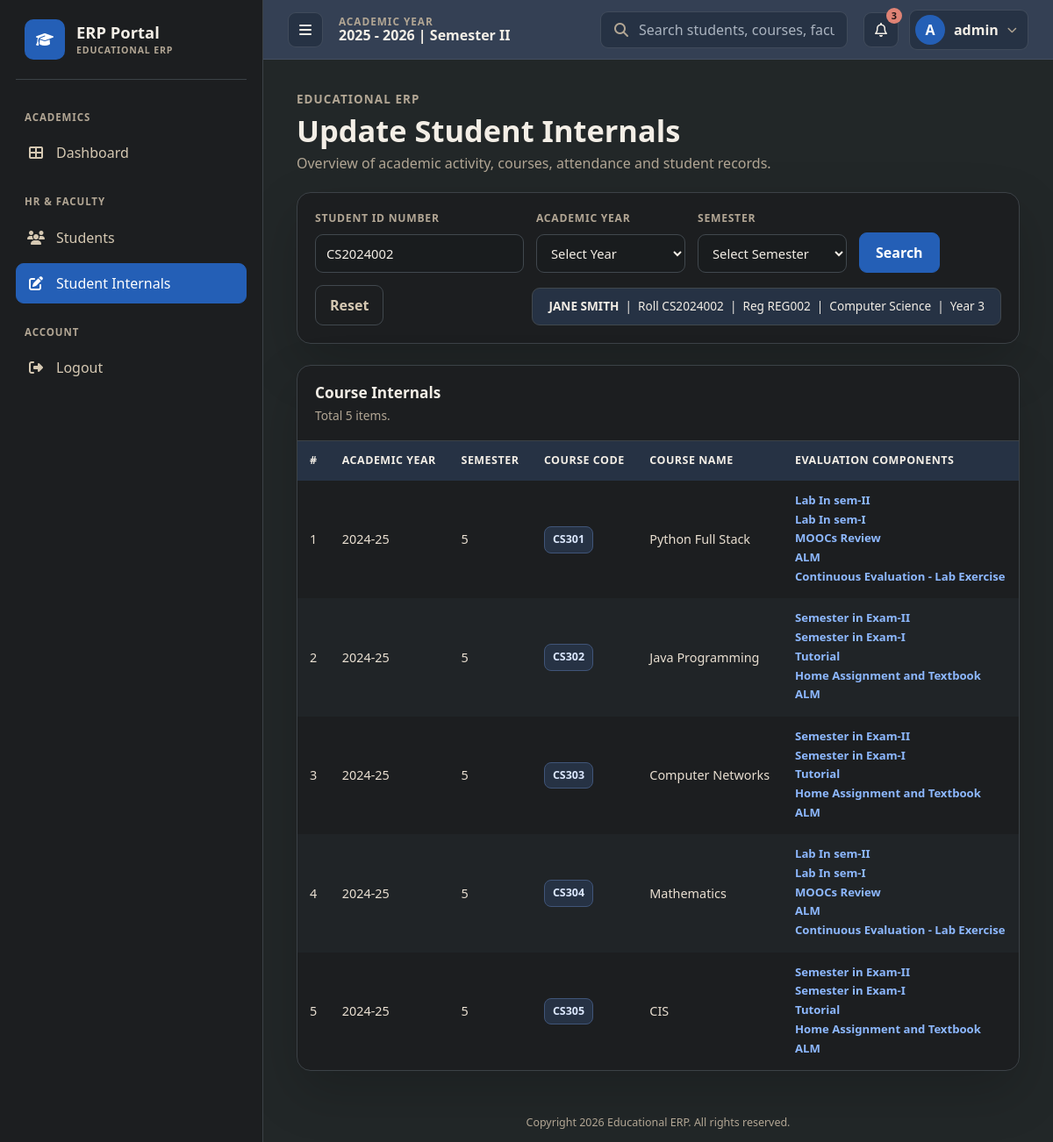
The page /internals/update/?roll=CS2024002 (signed in) on the database its author committed.
### users/models.py (models this page shows, shortened)
class CustomUser(AbstractUser):
    ROLE_CHOICES = (
        ('admin', 'Admin'),
        ('administrator', 'Administrator'),
        ('teacher', 'Faculty'),
        ('student', 'Student'),
    )
    role = models.CharField(max_length=20, choices=ROLE_CHOICES)
    phone = models.CharField(max_length=15, blank=True, null=True)

### students/models.py (models this page shows, shortened)
class Student(models.Model):
    user = models.OneToOneField(settings.AUTH_USER_MODEL, on_delete=models.CASCADE)
    roll_number = models.CharField(max_length=20, unique=True)
    registration_number = models.CharField(max_length=50, unique=True)
    date_of_birth = models.DateField()
    phone = models.CharField(max_length=15)
    address = models.TextField()
    department = models.CharField(max_length=100)
    year = models.IntegerField()
    semester = models.IntegerField()
    photo = models.ImageField(upload_to='student_photos/', blank=True, null=True)

class Grade(models.Model):
    student = models.ForeignKey(Student, on_delete=models.CASCADE, related_name='grades')
    course = models.ForeignKey(Course, on_delete=models.CASCADE, null=True, blank=True)
    course_code = models.CharField(max_length=20)
    course_desc = models.CharField(max_length=200)
    credits = models.IntegerField(default=3)
    internal_marks = models.FloatField(default=0)
    external_marks = models.FloatField(default=0)
    total_marks = models.FloatField(default=0)
    grade = models.CharField(max_length=5, blank=True)
    grade_points = models.FloatField(default=0)
    academic_year = models.CharField(max_length=20)
    semester = models.CharField(max_length=20)

### students/views.py (the view, shortened to what this page needs)
# urls.py: path('internals/update/', views.update_internals, name='update_internals'),
@login_required
def update_internals(request):
    if not (
        request.user.is_staff
        or request.user.is_superuser
        or getattr(request.user, 'role', '') in ['teacher', 'admin', 'administrator']
    ):
        return redirect('home')
    years = ['2024-2025', '2025-2026']
    selected_student_id = request.GET.get('student_id', '').strip() or request.GET.get('roll', '').strip()
    selected_year = request.GET.get('year', '')
    selected_sem  = request.GET.get('sem', '')
    selected_student = None
    courses = []
    if selected_student_id:
        try:
            student_filters = Q(roll_number__iexact=selected_student_id) | Q(registration_number__iexact=selected_student_id)
            if selected_student_id.isdigit():
                student_filters = student_filters | Q(pk=int(selected_student_id))
            selected_student = Student.objects.select_related('user').get(student_filters)
            qs = selected_student.grades.all()
            if selected_year:
                qs = qs.filter(academic_year=selected_year)
            if selected_sem:
                qs = qs.filter(semester=selected_sem)
            courses = list(qs.order_by('academic_year','semester','course_code'))
        except Student.DoesNotExist:
            pass
    return render(request, 'students/update_internals.html', {
        'years': years,
        'selected_student_id': selected_student_id,
        'selected_year': selected_year,
        'selected_sem': selected_sem,
        'selected_student': selected_student,
        'courses': courses,
    })

### students/context_processors.py (called while the page is built)
def sidebar_students(request):
    if request.user.is_authenticated and (request.user.is_staff or request.user.is_superuser):
        students = Student.objects.select_related('user').order_by('roll_number')
        return {'sidebar_students': students}
    return {'sidebar_students': []}

### templates/students/update_internals.html (shortened to what this page needs)
{% extends 'base.html' %}
{% block content %}
<div class="page-header">Update Student Internals</div>
<div class="filter-bar">
  <div class="fgroup">
    <label>Student ID Number</label>
    <input type="text" id="studentIdInput" placeholder="Enter Roll No / Registration No / Student ID" value="{{ selected_student_id }}" onkeydown="if(event.key==='Enter') applyFilters()"/>
  </div>
  <div class="fgroup">
    <label>Academic Year</label>
    <select id="yearSel">
      <option value="">Select Year</option>
    </select>
  </div>
  <div class="fgroup">
    <label>Semester</label>
    <select id="semSel">
      <option value="">Select Semester</option>
    </select>
  </div>
  <button class="btn-search" onclick="applyFilters()">Search</button>
  <a href="{% url 'update_internals' %}" class="btn-reset">Reset</a>
  {% if selected_student %}
  <div style="margin-left:auto;background:#263244;border:1px solid var(--field-line);color:var(--text);border-radius:9px;padding:10px 18px;font-size:.85rem;">
    <b>{{ selected_student.user.get_full_name|default:selected_student.user.username|upper }}</b>
    &nbsp;|&nbsp; Roll {{ selected_student.roll_number }}
    &nbsp;|&nbsp; Reg {{ selected_student.registration_number }}
    &nbsp;|&nbsp; {{ selected_student.department }}
    &nbsp;|&nbsp; Year {{ selected_student.year }}
  </div>
  {% endif %}
</div>
{% if courses %}
<div class="data-table-wrap">
  <div class="tbl-header">
    <div>
      <div class="tbl-title">Course Internals</div>
      <div class="total-badge">Total {{ courses|length }} items.</div>
    </div>
  </div>
  <div style="overflow-x:auto;">
    <table class="erp-table">
      <thead>
        <tr>
          <th>#</th><th>Academic Year</th><th>Semester</th>
          <th>Course Code</th><th>Course Name</th><th>Evaluation Components</th>
        </tr>
      </thead>
      <tbody>
        {% for c in courses %}
        <tr>
          <td>{{ forloop.counter }}</td>
          <td>{{ c.academic_year }}</td>
          <td>{{ c.semester }}</td>
          <td><span class="badge-code">{{ c.course_code }}</span></td>
          <td>{{ c.course_desc }}</td>
          <td>
            {% if c.credits == 4 %}
              <a href="#" class="eval-link" onclick="openEdit('{{ c.course_code }}','{{ c.course_desc }}','Lab In sem-II',{{ c.pk }}); return false;">Lab In sem-II</a>
              <a href="#" class="eval-link" onclick="openEdit('{{ c.course_code }}','{{ c.course_desc }}','Lab In sem-I',{{ c.pk }}); return false;">Lab In sem-I</a>
              <a href="#" class="eval-link" onclick="openEdit('{{ c.course_code }}','{{ c.course_desc }}','MOOCs Review',{{ c.pk }}); return false;">MOOCs Review</a>
              <a href="#" class="eval-link" onclick="openEdit('{{ c.course_code }}','{{ c.course_desc }}','ALM',{{ c.pk }}); return false;">ALM</a>
              <a href="#" class="eval-link" onclick="openEdit('{{ c.course_code }}','{{ c.course_desc }}','Continuous Evaluation - Lab Exercise',{{ c.pk }}); return false;">Continuous Evaluation - Lab Exercise</a>
            {% else %}
              <a href="#" class="eval-link" onclick="openEdit('{{ c.course_code }}','{{ c.course_desc }}','Semester in Exam-II',{{ c.pk }}); return false;">Semester in Exam-II</a>
              <a href="#" class="eval-link" onclick="openEdit('{{ c.course_code }}','{{ c.course_desc }}','Semester in Exam-I',{{ c.pk }}); return false;">Semester in Exam-I</a>
              <a href="#" class="eval-link" onclick="openEdit('{{ c.course_code }}','{{ c.course_desc }}','Tutorial',{{ c.pk }}); return false;">Tutorial</a>
              <a href="#" class="eval-link" onclick="openEdit('{{ c.course_code }}','{{ c.course_desc }}','Home Assignment and Textbook',{{ c.pk }}); return false;">Home Assignment and Textbook</a>
              <a href="#" class="eval-link" onclick="openEdit('{{ c.course_code }}','{{ c.course_desc }}','ALM',{{ c.pk }}); return false;">ALM</a>
            {% endif %}
          </td>
        </tr>
        {% endfor %}
      </tbody>
    </table>
  </div>
</div>
{% elif selected_student_id and selected_student %}
<div class="empty-state">
  <i class="fas fa-search"></i>
  No courses found for this student and selected filters.
</div>
{% elif selected_student_id and not selected_student %}
<div class="empty-state">
  <i class="fas fa-user-xmark"></i>
  No student found for the entered Student ID number.
</div>
{% else %}
<div class="empty-state">
  <i class="fas fa-user-graduate"></i>
  Enter a Student ID number and click Search to edit internal marks.
</div>
{% endif %}
{% endblock %}

### templates/base.html (shortened to what this page needs)
<!DOCTYPE html>
<html lang="en">
<head>
  <link href="https://cdn.jsdelivr.net/npm/bootstrap@5.3.0/dist/css/bootstrap.min.css" rel="stylesheet"/>
  <link href="https://cdnjs.cloudflare.com/ajax/libs/font-awesome/6.4.0/css/all.min.css" rel="stylesheet"/>
</head>
<body>
<nav class="top-navbar">
  <button class="hamburger" type="button" onclick="toggleSidebar()" aria-label="Toggle navigation"><i class="fas fa-bars"></i></button>
  <div class="top-meta">
    <span>Academic Year</span>
    2025 - 2026 | Semester II
  </div>
  <div class="search-wrap">
    <i class="fas fa-search"></i>
    <input type="text" placeholder="Search students, courses, faculty..."/>
  </div>
  <div class="nav-right">
    <button class="icon-btn" type="button" aria-label="Notifications"><i class="far fa-bell"></i></button>
    <div class="user-menu-wrap">
      <button class="user-chip" type="button" onclick="toggleUserMenu(event)" aria-haspopup="true" aria-expanded="false" id="userMenuButton">
        <div class="avatar">{{ user.username|slice:":1"|upper }}</div>
        <span>{{ user.get_full_name|default:user.username|slice:":14" }}</span>
        <i class="fas fa-chevron-down" style="font-size:.7rem;color:var(--muted);"></i>
      </button>
    </div>
  </div>
</nav>
<aside class="sidebar" id="sidebar">
  <a href="{% url 'home' %}" class="brand">
    <span class="logo-text">ERP Portal</span>
  </a>
  <div class="section-sep">Academics</div>
  <a href="{% url 'home' %}" class="nav-link-item {% if request.resolver_match.url_name == 'home' %}active{% endif %}">
    <i class="fas fa-table-cells-large"></i> Dashboard
  </a>
  {% if user.is_staff or user.is_superuser or user.role == 'teacher' or user.role == 'admin' or user.role == 'administrator' %}
  <div class="section-sep">HR & Faculty</div>
  <a href="{% url 'student_list' %}" class="nav-link-item {% if request.resolver_match.url_name == 'student_list' %}active{% endif %}">
    <i class="fas fa-users"></i> Students
  </a>
  <a href="{% url 'update_internals' %}" class="nav-link-item {% if request.resolver_match.url_name == 'update_internals' %}active{% endif %}">
    <i class="fas fa-pen-to-square"></i> Student Internals
  </a>
  {% endif %}
  <div class="section-sep">Account</div>
  <a href="{% url 'logout' %}" class="nav-link-item">
    <i class="fas fa-right-from-bracket"></i> Logout
  </a>
</aside>
<div class="main-content">
  {% block content %}{% endblock %}
</div>
<footer>Copyright 2026 Educational ERP. All rights reserved.</footer>
</body>
</html>

### templates/students/update_internals.html (style rules this page uses)
.eval-link { color:#8db8ff;display:block;font-size:.82rem;text-decoration:none;margin-bottom:2px; }

### rows shown on the page
CustomUser: username "A", get_full_name "admin"
Student: user.get_full_name "JANE SMITH", roll_number "CS2024002", registration_number "REG002", department "Computer Science", year "3"
Grade: academic_year "2024-25", semester "5", course_code "CS301", course_desc "Python Full Stack"
Grade: academic_year "2024-25", semester "5", course_code "CS302", course_desc "Java Programming"
Grade: academic_year "2024-25", semester "5", course_code "CS303", course_desc "Computer Networks"
Grade: academic_year "2024-25", semester "5", course_code "CS304", course_desc "Mathematics"
Grade: academic_year "2024-25", semester "5", course_code "CS305", course_desc "CIS"

### other values the page prints
{{ courses|length }} "5"
